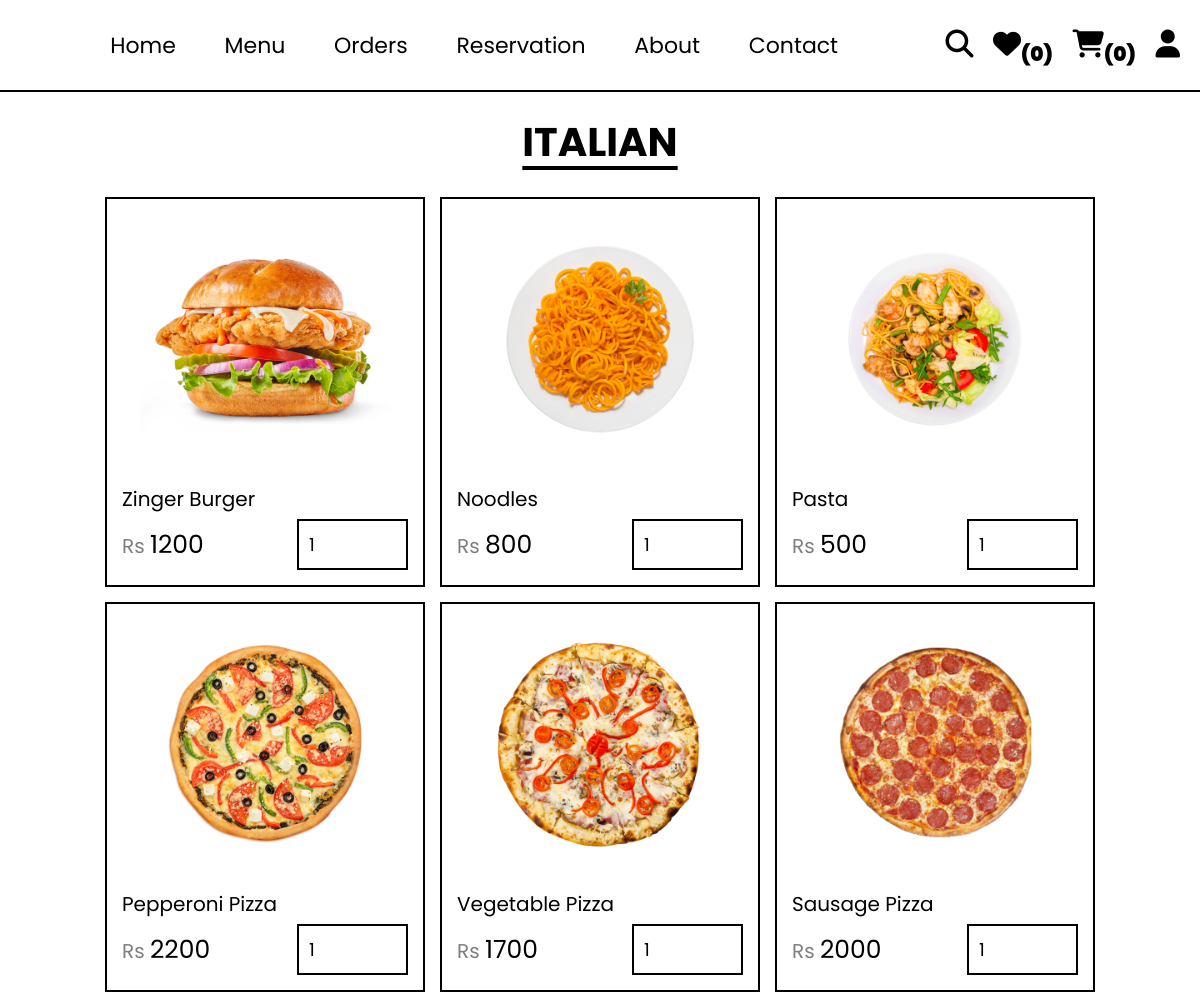
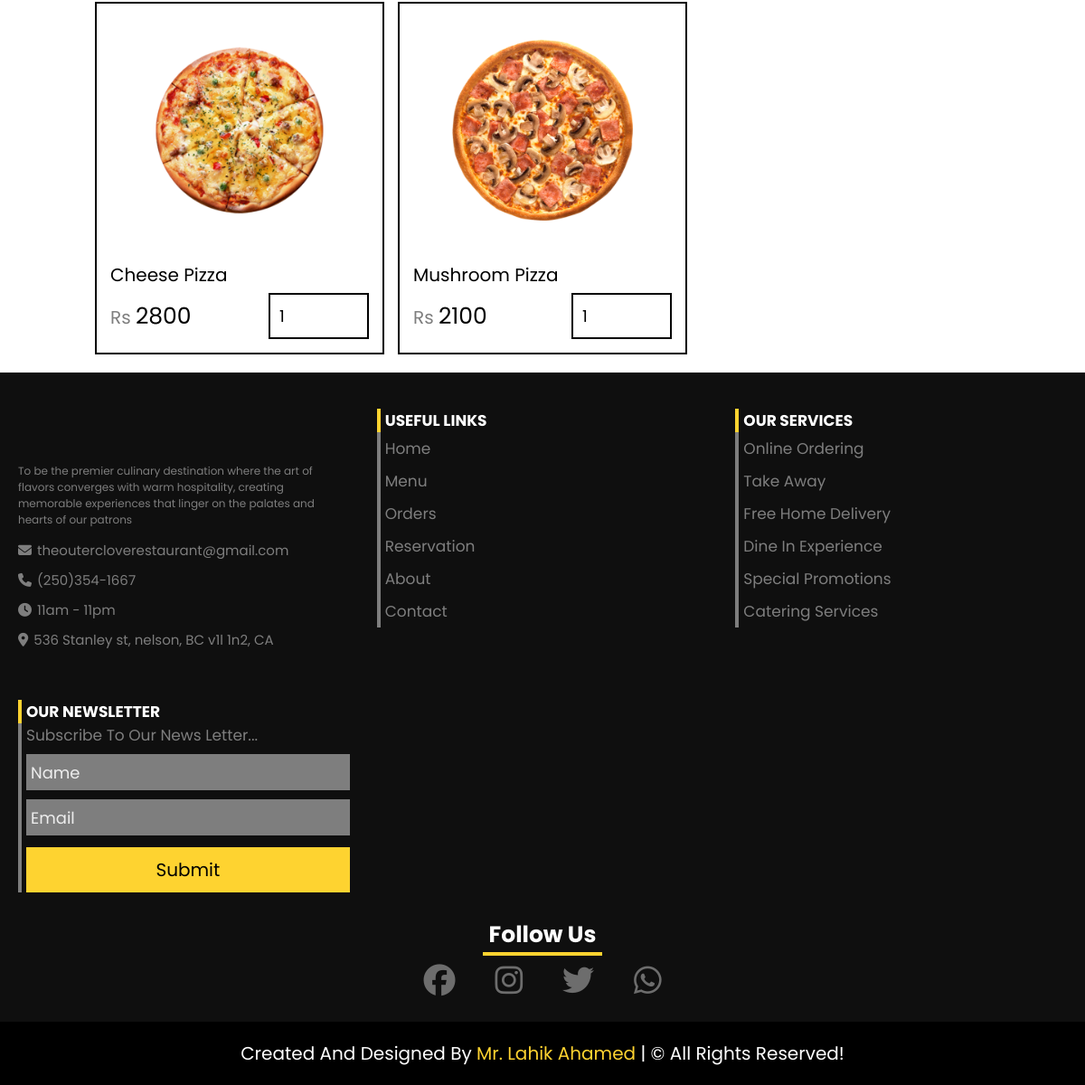
Screenshot of /customer/cuisine.php?cuisine=italian with the database file from the repository (2 pictures, top to bottom).
### tables this page shows
CREATE TABLE `products` (
  `id` INT NOT NULL AUTO_INCREMENT,
  `cuisine` VARCHAR(50) NOT NULL,
  `category` VARCHAR(50) NOT NULL,
  `name` VARCHAR(50) NOT NULL,
  `price` INT NOT NULL,
  `image` VARCHAR(50) NOT NULL,
  `hero_slider` TINYINT(1) NOT NULL DEFAULT 0,
  PRIMARY KEY (`id`)
);

### customer/cuisine.php (the view, shortened to what this page needs)
<!DOCTYPE html>
<html lang="en">
<head>
    <link rel="stylesheet" href="https://cdn.jsdelivr.net/npm/swiper@11/swiper-bundle.min.css"/>
    <link rel="stylesheet" href="../CSS/customer_style.css">
</head>
<body>
    <?php include("../components/user_header.php"); ?>
    <section class="products">
        <?php $cuisine = $_GET['cuisine']; ?>
        <h1 class="title"><?= $cuisine ?></h1>
        <div class="box-container">
            <?php
                $select_products = $conn->prepare("SELECT * FROM products WHERE cuisine = ?");
                $select_products->execute([$cuisine]);
                if($select_products->rowCount() > 0) {
                    while($fetch_products = $select_products->fetch(pdo::FETCH_ASSOC)) {
            ?>
                    <form action="" method="post" class="box">
                    <img src="../uploaded images/<?= $fetch_products['image']; ?>" alt="">
                    <div class="name"><?= $fetch_products['name']; ?></div>
                    <div class="flex">
                        <div class="price"><span>Rs </span><?= $fetch_products['price']; ?></div>
                        <input type="number" name="qty" class="qty" min="1" max="99"
                        value="1" maxlength="2" onkeypress="if(this.value.length == 2) return false;">
                    </div>
                    </form>
            <?php
                }
                }else {
                    echo '<div class="empty">no products added yet!</div>';
                }
            ?>
        </div>
    </section>
</body>
</html>
<?php include("../components/footer.php"); ?>

### CSS/customer_style.css (style rules this page uses)
:root { --yellow: #fed330; --red: #e74c3c; --light-color: #7e7e7e; --border: 2px solid #000; --light: #ededed; --light-black: #0f0f0f; }
* { font-family: 'poppins', sans-serif; margin: 0; padding: 0; box-sizing: border-box; outline: none; border: none; text-decoration: none; }
html { font-size: 62.5%; overflow-x: hidden; scroll-behavior: smooth; stop-opacity: 7rem; scroll-padding-top: 7rem; }
section { margin: 0 auto; max-width: 1300px; padding: 2rem; }
.title { text-align: center; margin-bottom: 2.5rem; font-size: 4rem; color: #000; text-transform: uppercase; text-decoration: underline; word-spacing: .8rem; text-underline-offset: 1rem; }
.products .box-container { display: grid; grid-template-columns: repeat(auto-fit, 32rem); justify-content: center; align-items: flex-start; gap: 1.5rem; }
.products .box-container .box { padding: 1.5rem; border: var(--border); position: relative; overflow: hidden; }
.products .box-container .box img { height: 25rem; width: 100%; object-fit: contain; }
.products .box-container .box .name { font-size: 2rem; text-transform: capitalize; color: #000; margin: 1.5rem 0 .5rem 0; }
.products .box-container .box .flex { display: flex; align-items: center; gap: 1rem; margin-top: .5rem; }
.products .box-container .box .flex .price { margin-right: auto; font-size: 2.5rem; color: #000; }
.products .box-container .box .flex .price span { color: var(--light-color); font-size: 2rem; }
.products .box-container .box .flex .qty { padding: 1rem; border: var(--border); font-size: 1.8rem; color: #000; }

### rows the page displays
products: image (picture), name "Zinger Burger", price "1200"
products: image (picture), name "Noodles", price "800"
products: image (picture), name "Pasta", price "500"
products: image (picture), name "Pepperoni Pizza", price "2200"
products: image (picture), name "Vegetable Pizza", price "1700"
products: image (picture), name "Sausage Pizza", price "2000"
products: image (picture), name "Cheese Pizza", price "2800"
products: image (picture), name "Mushroom Pizza", price "2100"

### other values shown
$total_user_wishlist_items "0"
count($_SESSION["cart"]) "0"
$cuisine "ITALIAN"
